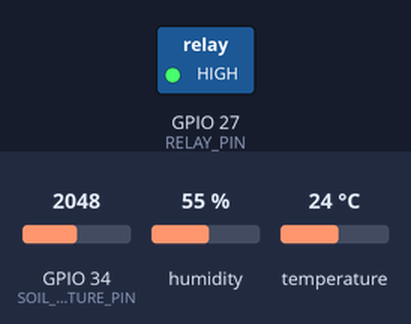
Simulated run of this sketch. Board: ESP32. Parts: switched loads named in the sketch (green lamp = pin HIGH). The inputs (shaded band) are chosen by the test bench; at power-on: GPIO 34 (SOIL_MOISTURE_PIN) = 2048, humidity 55 %, temperature 24 °C. WiFi joins after 1.5 s; servers stay silent unless stated.

Above: at 3.0 s.
3.1 s: GPIO 34 (SOIL_MOISTURE_PIN) set to 3137
5.0 s: GPIO 34 (SOIL_MOISTURE_PIN) set to 3210
At 6.4 s:
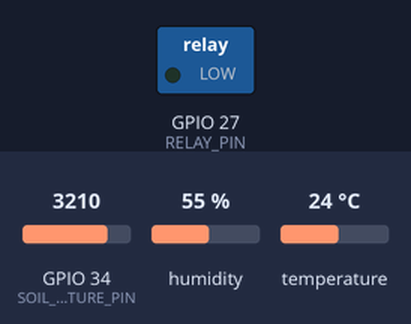
7.3 s: GPIO 34 (SOIL_MOISTURE_PIN) set to 2866
At 8.9 s:
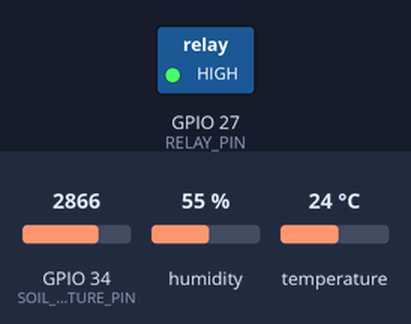
9.4 s: GPIO 34 (SOIL_MOISTURE_PIN) set to 3603
At 10.2 s:
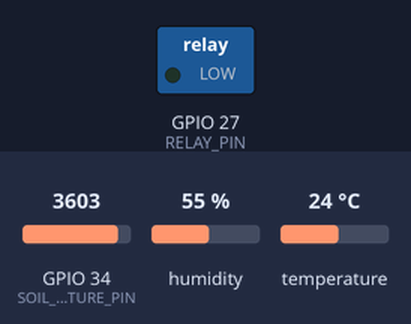
Timing chart, 0 to 12.4 s (numbered marks = the images above; inputs shaded):
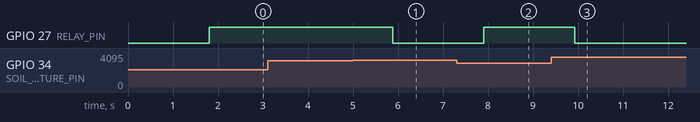

Measured:
- the behaviour switches between 3177 and 3178 on GPIO 34 (SOIL_MOISTURE_PIN) (found by bisection; images 0 and 1)
- after the input at 3.1 s, every drawn part: stays the same
- after the input at 5.0 s, GPIO 27 (RELAY_PIN): HIGH → LOW after 0.88 s
- after the input at 7.3 s, GPIO 27 (RELAY_PIN): LOW → HIGH after 0.61 s
- after the input at 9.4 s, GPIO 27 (RELAY_PIN): HIGH → LOW after 0.53 s

The sketch:

A_soil.ino
```cpp
#define BLYNK_TEMPLATE_ID "TMPL3jJTgX0Uo"
#define BLYNK_TEMPLATE_NAME"Soil moisture"
#define BLYNK_AUTH_TOKEN "bp2BZmoztMYbElG0yuRO2y-uRdZsJH4T"

#include <WiFi.h>
#include <WiFiClient.h>
#include <BlynkSimpleEsp32.h>
#include <DHT.h>

// Define Pins
#define DHTPIN 4
#define DHTTYPE DHT11
#define SOIL_MOISTURE_PIN 34
#define RELAY_PIN 27

// WiFi credentials
char ssid[] = "Test123";
char pass[] = "00000000";

DHT dht(DHTPIN, DHTTYPE);

// Control variables
int manualControl = 0;

void setup() {
  Serial.begin(115200);
  Blynk.begin(BLYNK_AUTH_TOKEN, ssid, pass);
  dht.begin();

  pinMode(RELAY_PIN, OUTPUT);
  digitalWrite(RELAY_PIN, HIGH); // Motor OFF initially (active LOW)
}

// Manual/Auto switch (from Blynk)
BLYNK_WRITE(V3) {
  manualControl = param.asInt();
}

void loop() {
  Blynk.run();

  // Read sensor values
  float temperature = dht.readTemperature();
  float humidity = dht.readHumidity();
  int rawSoil = analogRead(SOIL_MOISTURE_PIN);

  // Map soil moisture to 0–100%
  int moisturePercent = map(rawSoil, 4095, 1800, 0, 100);
  moisturePercent = constrain(moisturePercent, 0, 100);

  // Send sensor values to Blynk
  Blynk.virtualWrite(V0, moisturePercent);  // Soil moisture %
  Blynk.virtualWrite(V1, temperature);      // Temperature °C
  Blynk.virtualWrite(V2, humidity);         // Humidity %

  // Motor control logic
  if (manualControl == 1) {
    // Manual mode: motor always ON
    digitalWrite(RELAY_PIN, LOW);  // Relay ON (active LOW)
    Blynk.virtualWrite(V4, 1);     // LED ON
  } else {
    // Auto mode: check moisture threshold
    if (moisturePercent < 40) {
      digitalWrite(RELAY_PIN, LOW);  // Relay ON
      Blynk.virtualWrite(V4, 1);
    } else {
      digitalWrite(RELAY_PIN, HIGH); // Relay OFF
      Blynk.virtualWrite(V4, 0);
    }
  }

  delay(1000); // Delay to avoid flooding Blynk
}
```
